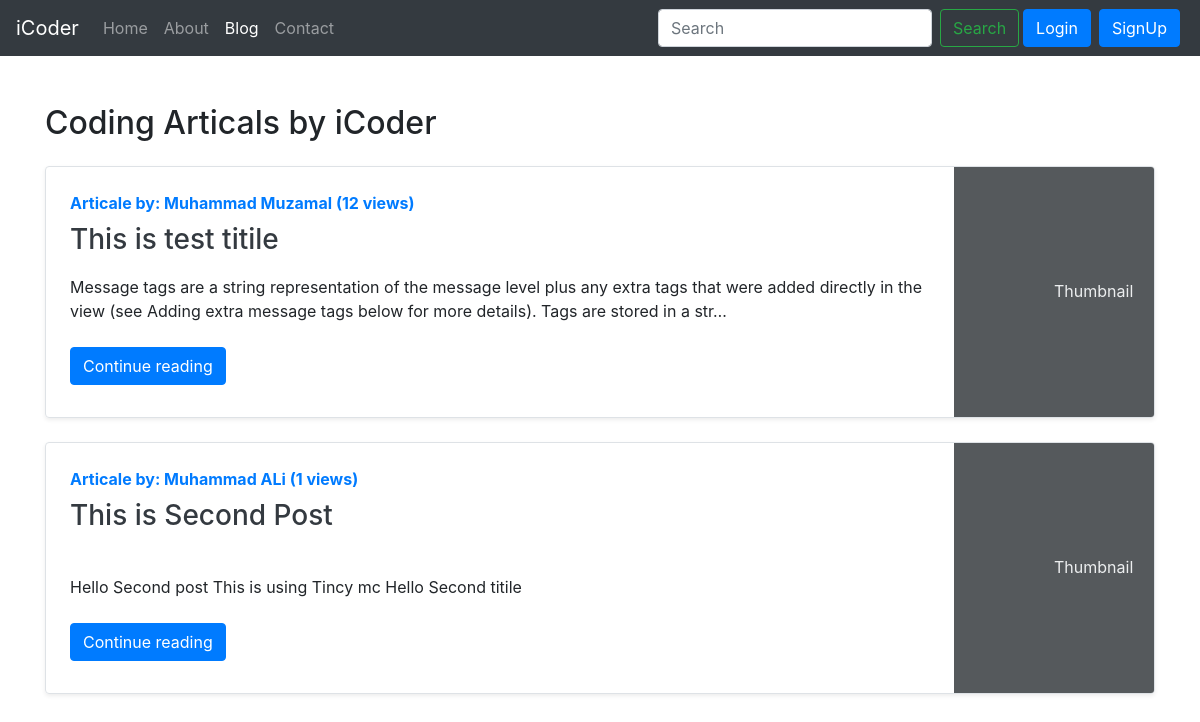
/blog/, run on an earlier commit of the app's database.
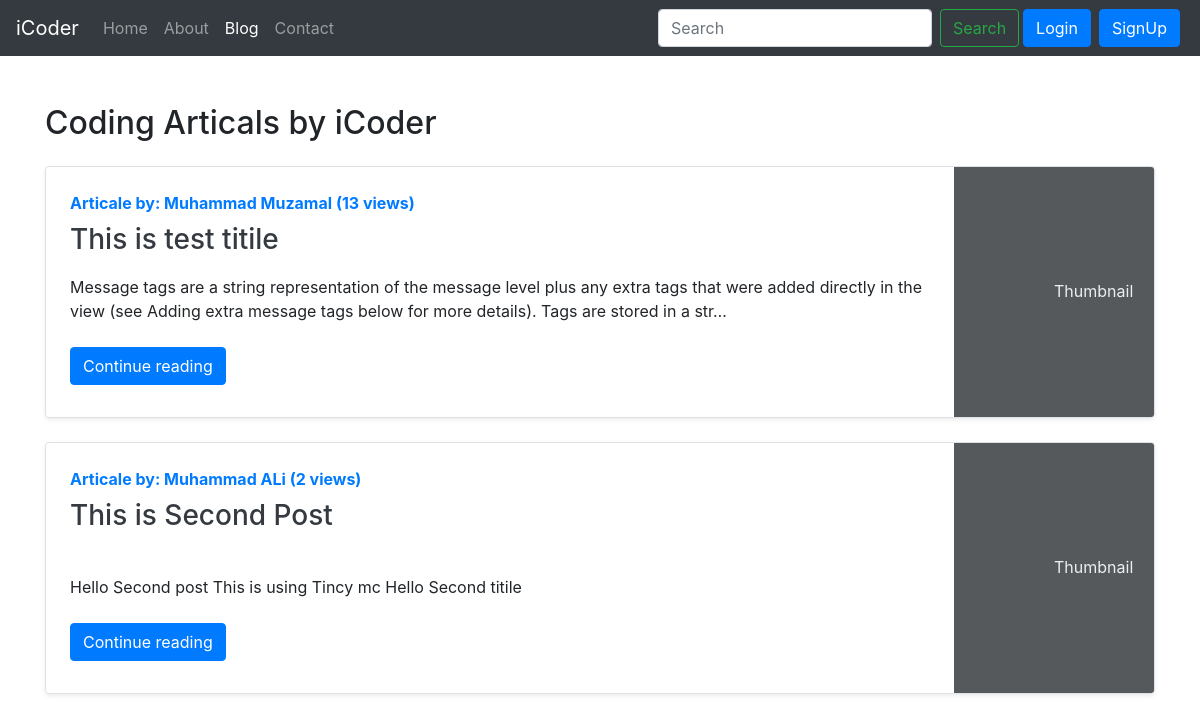
And on a later commit of the database.
### blog/models.py (models this page shows, shortened)
class Post(models.Model):
    sno = models.AutoField(primary_key=True)
    titile = models.CharField(max_length=255)
    content = models.TextField()
    author = models.CharField(max_length=100)
    slug =  models.CharField(max_length=130)
    views = models.IntegerField(default=0)
    timeStamp = models.DateTimeField(blank=True)

### blog/views.py (the view)
# urls.py: path('', views.blogHome, name='blogHome'),
def blogHome(request):
   allposts = Post.objects.all()
   context = allposts
   context = {'allposts':context}
   return render(request,'blog/blogHome.html',context)

### templates/blog/blogHome.html (shortened to what this page needs)
{% extends 'base.html'%}
{% block blogactive %} active{% endblock blogactive %}
{%block body%}
<div class="container my-5">
 <h2>Coding Articals by iCoder</h2>
{% for post in allposts  %}
  <div class="row no-gutters border rounded overflow-hidden flex-md-row my-4 shadow-sm h-md-250 position-relative">
    <div class="col p-4 d-flex flex-column position-static">
      <strong class="d-inline-block mb-2 text-primary">Articale by: {{post.author}} ({{post.views}} views)</strong>
      <h3 class="mb-0"><a class="text-dark" href="/blog/{{post.slug}}">{{post.titile}}</a></h3>
      <p class="card-text mb-auto"><div class="preview">{{post.content|safe | truncatechars:200}}</div></p>
      <div class="my-2 ">
        <a href="/blog/{{post.slug}}" role="button" class="btn btn-primary">Continue reading</a>
      </div>
    </div>
    <div class="col-auto d-none d-lg-block">
      <svg class="bd-placeholder-img" width="200" height="250" xmlns="http://www.w3.org/2000/svg"
        preserveAspectRatio="xMidYMid slice" focusable="false" role="img" aria-label="Placeholder: Thumbnail">
        <rect width="100%" height="100%" fill="#55595c"></rect><text x="50%" y="50%" fill="#eceeef"
          dy=".3em">Thumbnail</text>
      </svg>
    </div>
  </div>
{% endfor %}
</div>
{%endblock body%}

What changed in the data, as far as the page shows it:
changed Post "This is test titile": views "12" → "13"
changed Post "This is Second Post": views "1" → "2"
